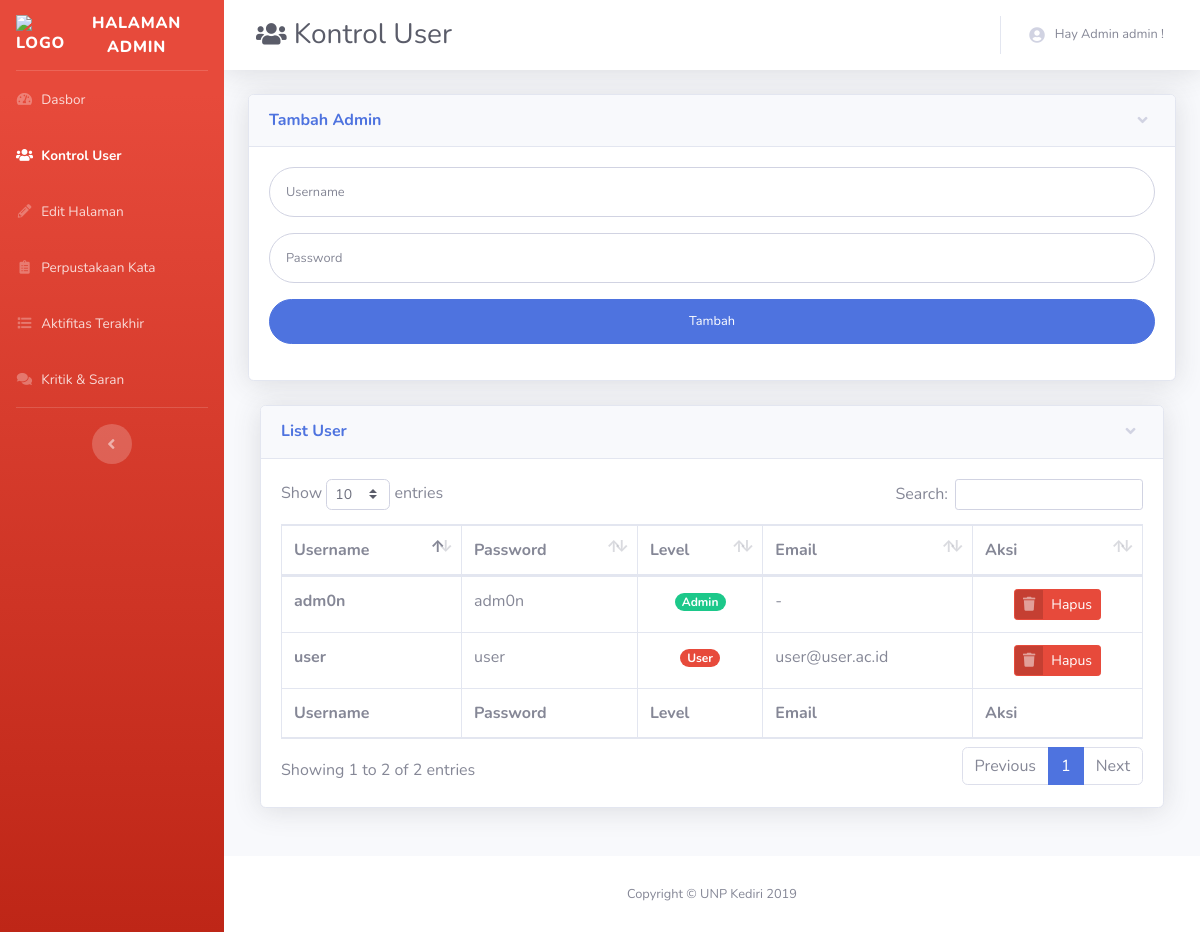
/users.php (signed in), run on an earlier commit of the app's database.
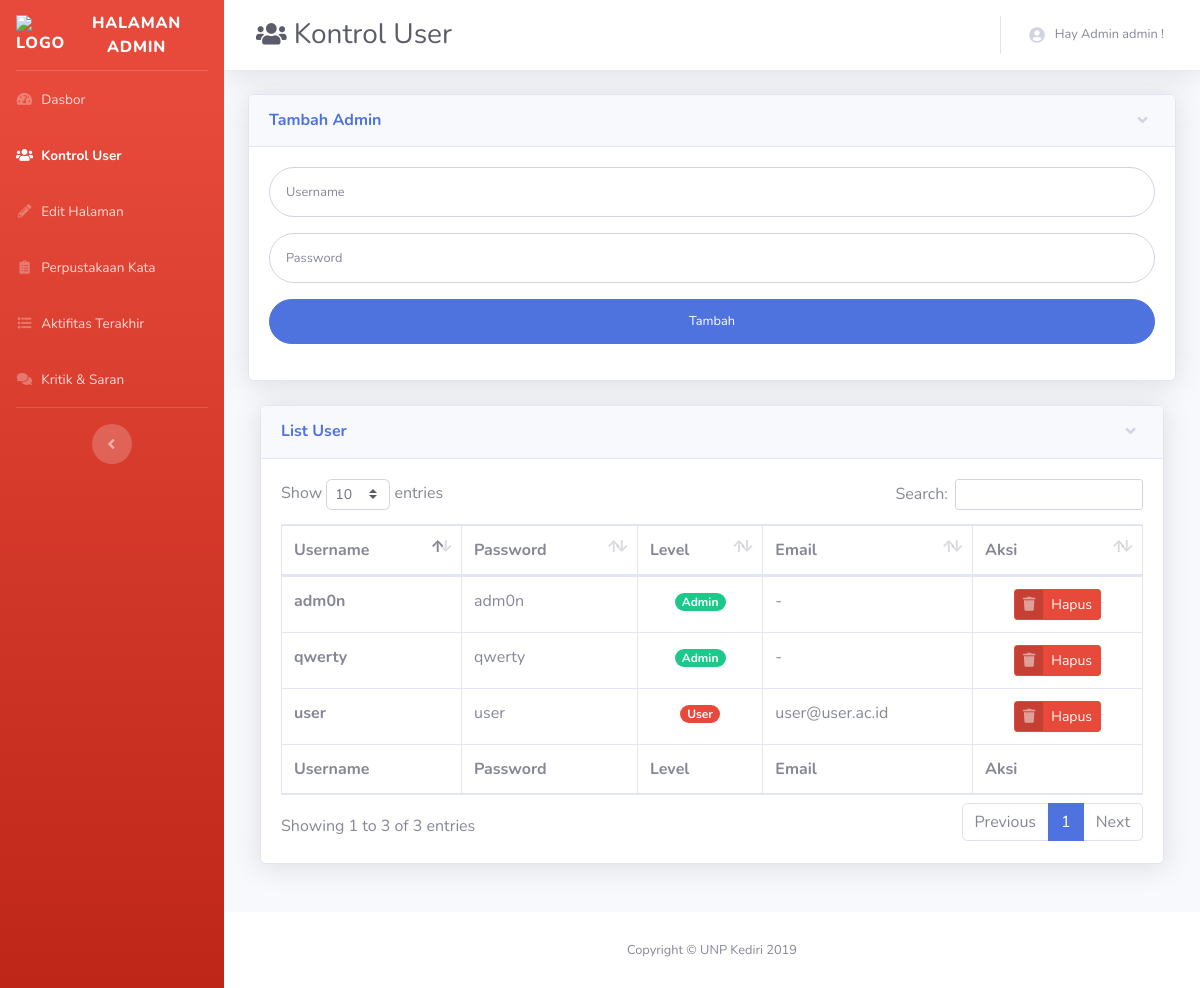
And on a later commit of the database.
### tables this page shows
CREATE TABLE `user` (
  `id` int(11) NOT NULL,
  `username` varchar(30) NOT NULL,
  `password` varchar(30) NOT NULL,
  `level` int(11) NOT NULL,
  `email` varchar(100) DEFAULT NULL,
  `ftname` varchar(50) DEFAULT NULL,
  `lsname` varchar(50) DEFAULT NULL,
  `temp` varchar(10) DEFAULT NULL,
  `exp_temp` varchar(50) DEFAULT NULL,
  `last_login` varchar(50) DEFAULT NULL
);

### users.php (the view, shortened to what this page needs)
<!DOCTYPE html>
<html lang="en">
<head>
  <?php include 'partials/head.php'; ?>
  <link href="https://cdnjs.cloudflare.com/ajax/libs/sweetalert/1.1.3/sweetalert.css" rel="stylesheet" />
</head>
<body id="page-top">
  <div id="wrapper">
    <?php include 'partials/sidebar.php'; ?>
    <div id="content-wrapper" class="d-flex flex-column">
      <div id="content">
        <?php include 'partials/navbar.php'; ?>
        <div class="container-fluid">
<?php if($lvlusr == 1){ ?>
          <div class="row">
            <div class="col-lg-12 mb-4">
              <div class="card shadow mb-4">
                <a href="#collapseCardExample2" class="d-block card-header py-3" data-toggle="collapse" role="button" aria-expanded="true" aria-controls="collapseCardExample2">
                  <h6 class="m-0 font-weight-bold text-primary">Tambah Admin</h6>
                </a>
                <div class="collapse show" id="collapseCardExample2">
                  <div class="card-body">
                    <form class="user" method="POST">
                    <div class="form-group">
                      <input type="text" class="form-control form-control-user" name="name" placeholder="Username" required>
                    </div>
                    <div class="form-group">
                      <input type="password" class="form-control form-control-user" name="pass" placeholder="Password" required>
                    </div>
                    <div class="form-group">
                    <input type="submit" name="submit" value="Tambah" class="btn btn-primary btn-user btn-block">
                    </div>
                  </form>
                  </div>
              </div>
            </div>
            <div class="col-lg-12 mb-4">
              <div class="card shadow mb-4">
                <a href="#collapseCardExample" class="d-block card-header py-3" data-toggle="collapse" role="button" aria-expanded="true" aria-controls="collapseCardExample">
                  <h6 class="m-0 font-weight-bold text-primary">List User</h6>
                </a>
                <div class="collapse show" id="collapseCardExample">
                <div class="card-body">
                <div class="table-responsive">
                <table class="table table-bordered" id="dataTable" width="100%" cellspacing="0">
                  <thead>
                    <tr>
                      <th>Username</th>
                      <th>Password</th>
                      <th>Level</th>
                      <th>Email</th>
                      <th>Aksi</th>
                    </tr>
                  </thead>
                  <tfoot>
                    <tr>
                      <th>Username</th>
                      <th>Password</th>
                      <th>Level</th>
                      <th>Email</th>
                      <th>Aksi</th>
                    </tr>
                  </tfoot>
                  <tbody>
                  <?php $show = mysqli_query($conn, "SELECT * FROM user WHERE NOT id='$usrid'");
                  while($row = mysqli_fetch_array($show)){
                  echo "<tr>
                  <th>".$row['username']."</th>
                  <td>".$row['password']."</td>";
                  if($row['level'] == 1){
                  echo "<td align='center'><span class='badge badge-pill badge-success text-sm'>Admin</span></td>"; }else {
                    echo "<td align='center'><span class='badge badge-pill badge-danger'>User</span></td>";
                  }
                  echo "<td>".$row['email']."</td>
                  <td align='center'>
                  <a href='#' data-toggle='modal' data-target='#delModal' data-usr='".$row['username']."' class='btn btn-danger btn-icon-split btn-sm'>
                    <span class='icon text-white-50'>
                      <i class='fas fa-trash'></i>
                    </span>
                    <span class='text'>Hapus</span>
                  </a>";
                  echo "</tr>"; } ?>
                </tbody>
              </table>
                </div>
              </div>
            </div>
          </div>
<?php } else { include '404.html'; } ?>
        </div>
      </div>
    </div>
  </div>
    </div>
<?php include 'partials/footer.php'; ?>
  </div>
  </div>
</body>
</html>

What changed in the data, as far as the page shows it:
added user: username "qwerty", password "qwerty", level "Admin", email "-"
Also different on the page:
text written by a page script: "Show entries Search: Showing 1 to 2 of 2 entries Previous 1 Next" → "Show entries Search: Showing 1 to 3 of 3 entries Previous 1 Next"
